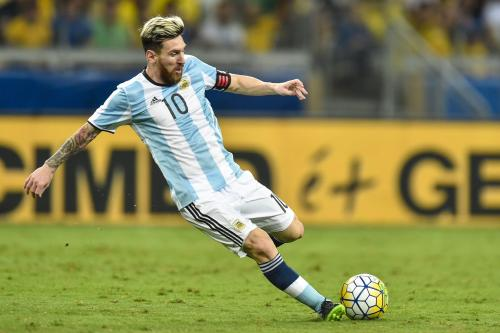
#> input picture Opencv_study/images/meixi.jpg, 500 x 333 px
$ python demo15_2.py
#> lines starting #> are read from the running program, lines starting #| are printed output that depends on the picture; after the words box and inside, x2 and y2 are one past the last pixel; in counts of white or black regions, pixels touching at a corner belong together
# -*- coding:utf8 -*-
"""
Created on 2019/7/11 14:11

@author: WMaker
"""

'''
15.2 自适应阈值
在前面的部分我们使用是全局阈值，整幅图像采用同一个数作为阈值。当
时这种方法并不适应与所有情况，尤其是当同一幅图像上的不同部分的具有不
同亮度时。这种情况下我们需要采用自适应阈值。此时的阈值是根据图像上的
每一个小区域计算与其对应的阈值。因此在同一幅图像上的不同区域采用的是
不同的阈值，从而使我们能在亮度不同的情况下得到更好的结果。
这种方法需要我们指定三个参数，返回值只有一个。
• Adaptive Method- 指定计算阈值的方法。
– cv2.ADPTIVE_THRESH_MEAN_C：阈值取自相邻区域的平
均值
– cv2.ADPTIVE_THRESH_GAUSSIAN_C：阈值取值相邻区域
的加权和，权重为一个高斯窗口。

cv2.adaptiveThreshold(src, maxval, thresh_type, type, Block Size, C)
src： 输入图，只能输入单通道图像，通常来说为灰度图
dst： 输出图
maxval： 当像素值超过了阈值（或者小于阈值，根据type来决定），所赋予的值
thresh_type： 阈值的计算方法，包含以下2种类型：cv2.ADAPTIVE_THRESH_MEAN_C； cv2.ADAPTIVE_THRESH_GAUSSIAN_C.
type：二值化操作的类型，与固定阈值函数相同，包含以下5种类型： cv2.THRESH_BINARY； cv2.THRESH_BINARY_INV； cv2.THRESH_TRUNC； cv2.THRESH_TOZERO；cv2.THRESH_TOZERO_INV.
Block Size： 图片中分块的大小
C ：阈值计算方法中的常数项
'''

import cv2
import numpy as np
from matplotlib import pyplot as plt

img = cv2.imread('../images/meixi.jpg',0)
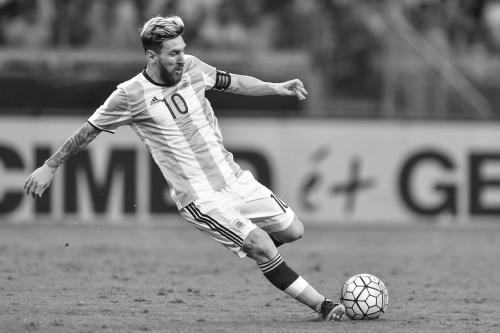
#> img: shape (333, 500); min 0, max 255, mean 127.4
# 中值滤波
img = cv2.medianBlur(img,5)
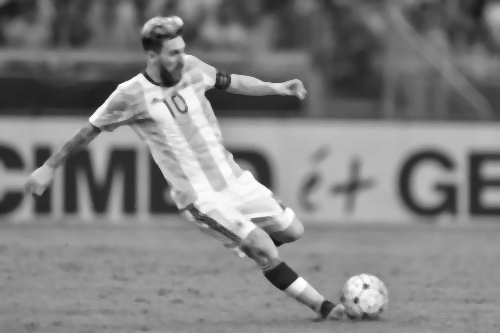
#> img: shape (333, 500); min 17, max 255, mean 127.8

ret,th1 = cv2.threshold(img,190,255,cv2.THRESH_BINARY)
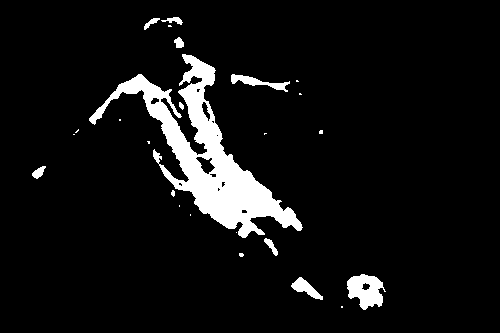
#> th1: shape (333, 500); 7.1% white; 25 white regions (14 under 20 px), largest, box (x1, y1, x2, y2) and area: (89, 54, 303, 238) 9694, (347, 274, 386, 310) 891, (231, 74, 290, 92) 362

th2 = cv2.adaptiveThreshold(img,255,cv2.ADAPTIVE_THRESH_MEAN_C,cv2.THRESH_BINARY,11,2)
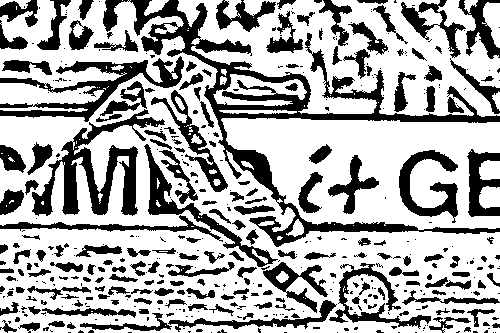
#> th2: shape (333, 500); 67.2% white; 444 black regions (254 under 20 px), largest, box (x1, y1, x2, y2) and area: (103, 0, 500, 247) 11583, (32, 109, 165, 216) 4254, (0, 56, 184, 122) 3255

th3 = cv2.adaptiveThreshold(img,255,cv2.ADAPTIVE_THRESH_GAUSSIAN_C,cv2.THRESH_BINARY,11,2)
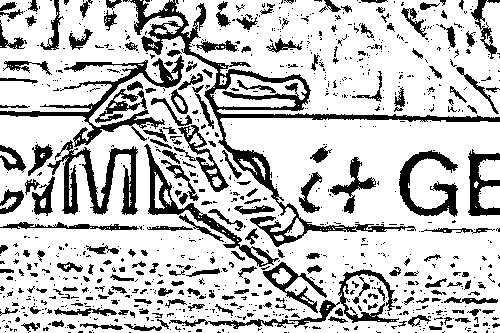
#> th3: shape (333, 500); 76.7% white; 973 black regions (766 under 20 px), largest, box (x1, y1, x2, y2) and area: (123, 0, 500, 247) 6704, (0, 55, 184, 147) 3204, (47, 140, 138, 215) 2340

titles = ['Original Image', 'Global Thresholding (v = 190)',
'Adaptive Mean Thresholding', 'Adaptive Gaussian Thresholding']
images = [img, th1, th2, th3]
for i in range(4):
    plt.subplot(2,2,i+1),plt.imshow(images[i],'gray')
    plt.title(titles[i])
    plt.xticks([]),plt.yticks([])
plt.show()

$ run again, with Opencv_study/images/apple.jpg copied over Opencv_study/images/meixi.jpg
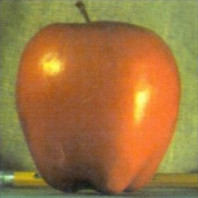
#> input picture Opencv_study/images/apple.jpg, 198 x 198 px
#> `ret,th1 = cv2.threshold(img,190,255,cv2.THRESH_BINARY)`:
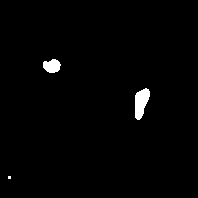
#> th1: shape (198, 198); 1.3% white; 3 white regions (1 under 20 px), largest, box (x1, y1, x2, y2) and area: (135, 88, 150, 120) 324, (43, 59, 61, 73) 189
#> th2: shape (198, 198); 73.9% white; 291 black regions (214 under 20 px), largest, box (x1, y1, x2, y2) and area: (15, 0, 181, 197) 3706, (141, 182, 198, 196) 378, (0, 179, 48, 193) 331
#> `th3 = cv2.adaptiveThreshold(img,255,cv2.ADAPTIVE_THRESH_GAUSSIAN_C,cv2..`:
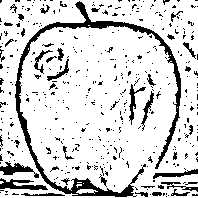
#> th3: shape (198, 198); 83.6% white; 415 black regions (376 under 20 px), largest, box (x1, y1, x2, y2) and area: (15, 1, 181, 197) 2739, (0, 178, 48, 190) 289, (0, 162, 39, 178) 255
